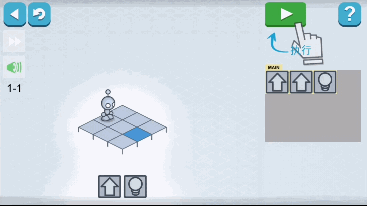
#> input picture other/lightbot_images/Lightbot-base-1.gif, 367 x 206 px, found by its file name; its folder holds only this picture in this run
$ python build_contact_sheets.py
#> lines starting #> are read from the running program, lines starting #| are printed output that depends on the picture
from pathlib import Path
from PIL import Image, ImageDraw, ImageFont

BASE = Path('/Users/kunkka/projects/lightbot_images')
SECTIONS = [
    ('base', 9, 3),
    ('prog', 9, 3),
    ('overload', 9, 3),
    ('circle', 9, 3),
    ('if', 7, 3),
    ('clg', 7, 3),
]
CELL_W = 260
CELL_H = 240
THUMB_W = 220
THUMB_H = 170
LABEL_H = 40
MARGIN = 20

font = ImageFont.load_default()

for section, count, cols in SECTIONS:
    rows = (count + cols - 1) // cols
    sheet = Image.new('RGB', (cols * CELL_W + (cols + 1) * MARGIN, rows * CELL_H + (rows + 1) * MARGIN), 'white')
#> sheet: PIL image 860x800 RGB; every value is 255
    draw = ImageDraw.Draw(sheet)
    for idx in range(1, count + 1):
        path = BASE / f'Lightbot-{section}-{idx}.gif'
        with Image.open(path) as im:
#> im is the input picture: PIL image 367x206 P; mean R, G, B 205.8, 216.6, 224.1
            im.seek(0)
            frame = im.convert('RGB')
            frame.thumbnail((THUMB_W, THUMB_H))
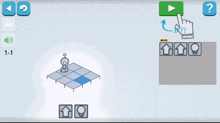
#> frame: PIL image 220x123 RGB; mean R, G, B 205.9, 216.7, 224.1
        row = (idx - 1) // cols
        col = (idx - 1) % cols
        x = MARGIN + col * CELL_W
        y = MARGIN + row * CELL_H
        thumb_x = x + (CELL_W - frame.width) // 2
#> thumb_x = 40
        thumb_y = y
        sheet.paste(frame, (thumb_x, thumb_y))
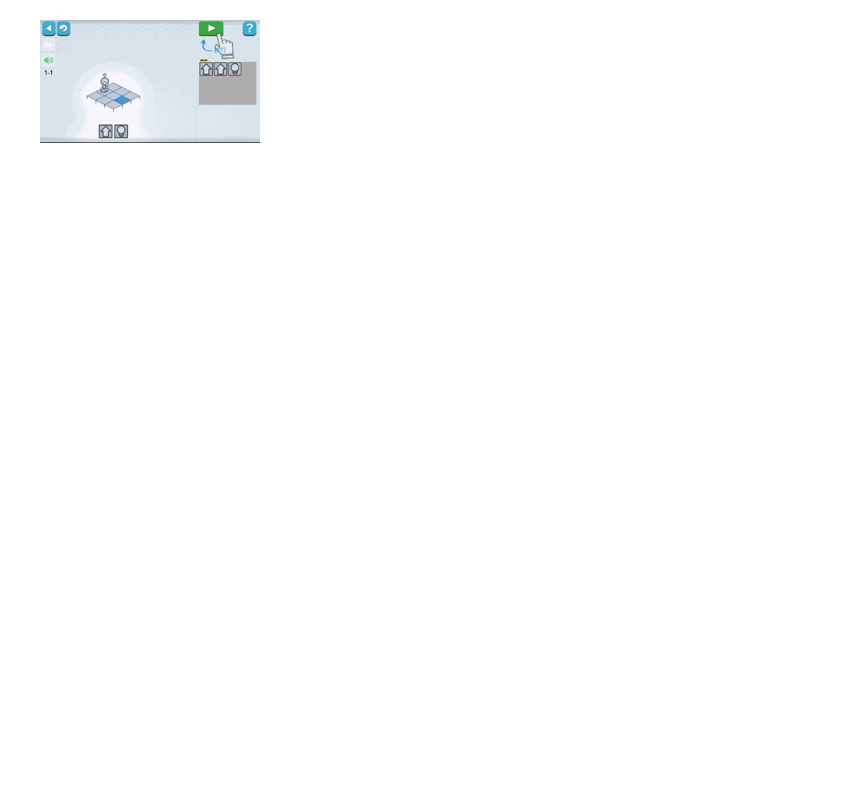
#> sheet: PIL image 860x800 RGB; mean R, G, B 253.1, 253.5, 253.8
#> (the run stopped early here; a loop or call above may not have finished)
